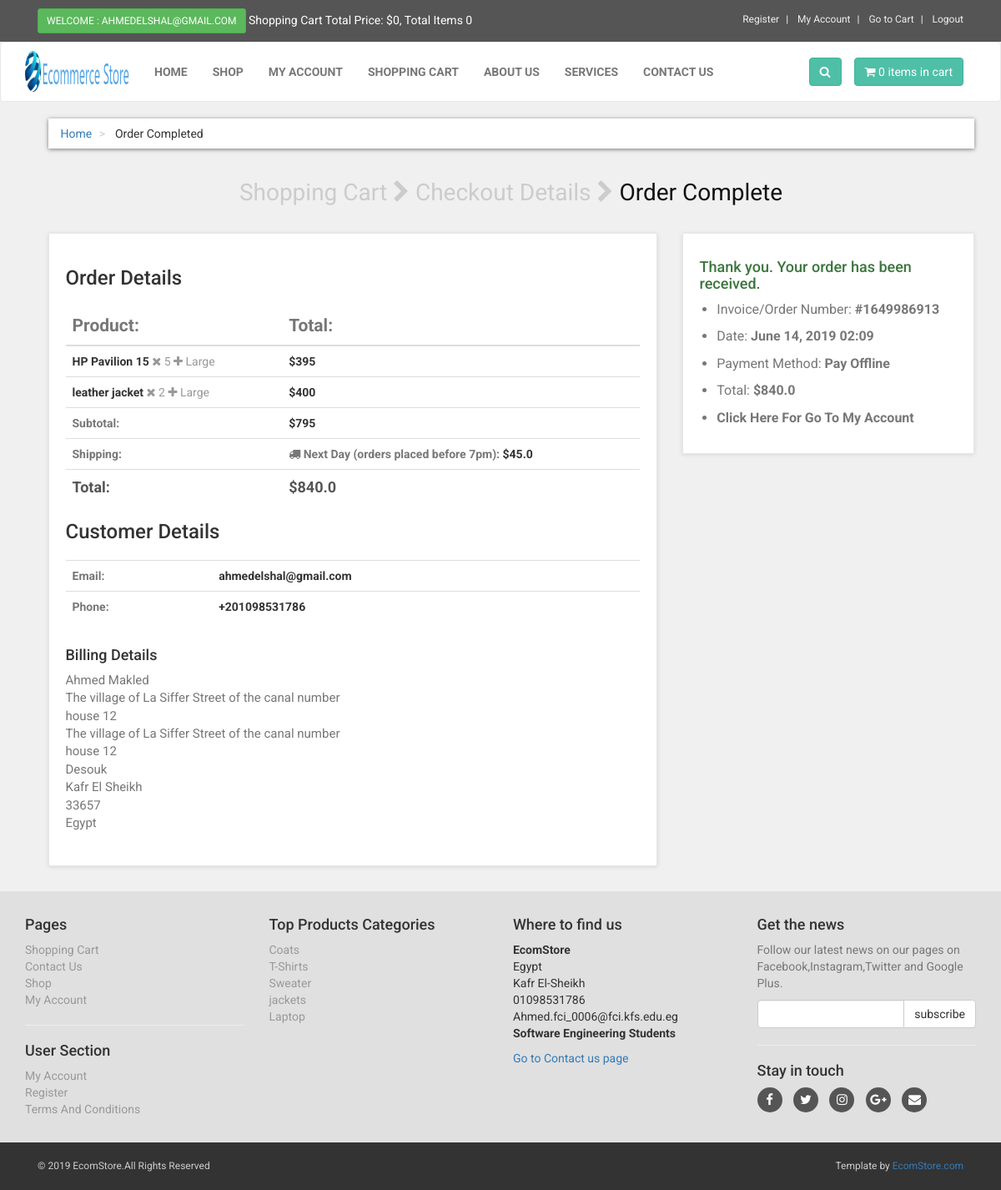
Screenshot of /order_received.php?order_id=1 (signed in) with the database file from the repository.
### tables this page shows
CREATE TABLE `orders_items` (
  `item_id` int(10) NOT NULL,
  `order_id` int(10) NOT NULL,
  `product_id` int(10) NOT NULL,
  `price` decimal(10,1) NOT NULL,
  `qty` int(10) NOT NULL,
  `size` text NOT NULL
);

CREATE TABLE `products` (
  `product_id` int(10) NOT NULL,
  `p_cat_id` int(10) NOT NULL,
  `cat_id` int(10) NOT NULL,
  `manufacturer_id` int(10) NOT NULL,
  `date` timestamp NOT NULL DEFAULT CURRENT_TIMESTAMP ON UPDATE CURRENT_TIMESTAMP,
  `product_title` text NOT NULL,
  `product_seo_desc` text NOT NULL,
  `product_url` text NOT NULL,
  `product_img1` text NOT NULL,
  `product_img2` text NOT NULL,
  `product_img3` text NOT NULL,
  `product_price` int(10) NOT NULL,
  `product_psp_price` int(100) NOT NULL,
  `product_desc` text NOT NULL,
  `product_features` text NOT NULL,
  `product_video` text NOT NULL,
  `product_keywords` text NOT NULL,
  `product_label` text NOT NULL,
  `product_type` text NOT NULL,
  `product_weight` decimal(10,1) NOT NULL,
  `status` varchar(255) NOT NULL
);

CREATE TABLE `orders` (
  `order_id` int(10) NOT NULL,
  `customer_id` int(10) NOT NULL,
  `invoice_no` int(10) NOT NULL,
  `shipping_type` text NOT NULL,
  `shipping_cost` decimal(10,1) NOT NULL,
  `payment_method` text NOT NULL,
  `order_date` text NOT NULL,
  `order_total` decimal(10,1) NOT NULL,
  `order_status` text NOT NULL
);

CREATE TABLE `customers` (
  `customer_id` int(10) NOT NULL,
  `customer_name` varchar(255) NOT NULL,
  `customer_email` varchar(255) NOT NULL,
  `customer_pass` varchar(255) NOT NULL,
  `customer_country` text NOT NULL,
  `customer_city` text NOT NULL,
  `customer_contact` varchar(255) NOT NULL,
  `customer_address` text NOT NULL,
  `customer_image` text NOT NULL,
  `customer_ip` varchar(255) NOT NULL,
  `customer_confirm_code` text NOT NULL
);

CREATE TABLE `orders_addresses` (
  `address_id` int(10) NOT NULL,
  `order_id` int(10) NOT NULL,
  `billing_first_name` text NOT NULL,
  `billing_last_name` text NOT NULL,
  `billing_country` text NOT NULL,
  `billing_address_1` text NOT NULL,
  `billing_address_2` text NOT NULL,
  `billing_state` text NOT NULL,
  `billing_city` text NOT NULL,
  `billing_postcode` text NOT NULL,
  `is_shipping_address_same` text NOT NULL,
  `shipping_first_name` text NOT NULL,
  `shipping_last_name` text NOT NULL,
  `shipping_country` text NOT NULL,
  `shipping_address_1` text NOT NULL,
  `shipping_address_2` text NOT NULL,
  `shipping_state` text NOT NULL,
  `shipping_city` text NOT NULL,
  `shipping_postcode` int(100) NOT NULL
);

CREATE TABLE `countries` (
  `country_id` int(10) NOT NULL,
  `country_name` text NOT NULL
);

CREATE TABLE `product_categories` (
  `p_cat_id` int(10) NOT NULL,
  `p_cat_title` text NOT NULL,
  `p_cat_top` text NOT NULL,
  `p_cat_image` text NOT NULL
);

### order_received.php (the view, shortened to what this page needs)
<?php
include("includes/db.php");
include("functions/functions.php");
?>
<!DOCTYPE html>
<html>
<head>
<link href="styles/bootstrap.min.css" rel="stylesheet">
<link href="styles/style.css" rel="stylesheet">
<link href="font-awesome/css/font-awesome.min.css" rel="stylesheet">
</head>
<body>
<div id="top">
<div class="container">
<div class="col-md-6 offer">
<a href="#" class="btn btn-success btn-sm" >
<?php
if(!isset($_SESSION['customer_email'])){
echo "Welcome :Guest";
}else{
echo "Welcome : " . $_SESSION['customer_email'] . "";
}
?>
</a>
<a href="#">
Shopping Cart Total Price: <?php total_price(); ?>, Total Items <?php items(); ?>
</a>
</div>
<div class="col-md-6">
<ul class="menu">
<li>
<a href="customer_register.php">
Register
</a>
</li>
<li>
<?php
if(!isset($_SESSION['customer_email'])){
echo "<a href='checkout.php' >My Account</a>";
}
else{
echo "<a href='customer/my_account.php?my_orders'>My Account</a>";
}
?>
</li>
<li>
<a href="cart.php">
Go to Cart
</a>
</li>
<li>
<?php
if(!isset($_SESSION['customer_email'])){
echo "<a href='checkout.php'> Login </a>";
}else {
echo "<a href='logout.php'> Logout </a>";
}
?>
</li>
</ul>
</div>
</div>
</div>
<div class="navbar navbar-default" id="navbar">
<div class="container" >
<div class="navbar-header">
<a class="navbar-brand home" href="index.php" >
<img src="images/EcommerceStore.png" alt="computerfever logo" class="hidden-xs" >
</a>
</div>
<div class="navbar-collapse collapse" id="navigation" >
<div class="padding-nav" >
<ul class="nav navbar-nav navbar-left">
<li>
<a href="index.php"> Home </a>
</li>
<li>
<a href="shop.php"> Shop </a>
</li>
<li>
<?php
if(!isset($_SESSION['customer_email'])){
echo "<a href='checkout.php' >My Account</a>";
}
else{
echo "<a href='customer/my_account.php?my_orders'>My Account</a>";
}
?>
</li>
<li>
<a href="cart.php"> Shopping Cart </a>
</li>
<li>
<a href="about.php"> About Us </a>
</li>
<li>
<a href="services.php"> Services </a>
</li>
<li>
<a href="contact.php"> Contact Us </a>
</li>
</ul>
</div>
<a class="btn btn-primary navbar-btn right" href="cart.php">
<i class="fa fa-shopping-cart"></i>
<span> <?php items(); ?> items in cart </span>
</a>
<div class="navbar-collapse collapse right">
<button class="btn navbar-btn btn-primary" type="button" data-toggle="collapse" data-target="#search">
<i class="fa fa-search"></i>
</button>
</div>
</div>
</div>
</div>
<div id="content" >
<div class="container" >
<div class="col-md-12" >
<ul class="breadcrumb" >
<li>
<a href="index.php">Home</a>
</li>
<li> Order Completed </li>
</ul>
<nav class="checkout-breadcrumbs text-center">
<a href="cart.php"> Shopping Cart </a>
<i class="fa fa-chevron-right"></i>
<a href="checkout.php"> Checkout Details </a>
<i class="fa fa-chevron-right"></i>
<a href="#" class="active"> Order Complete </a>
</nav>
</div>
<div class="col-md-8">
<?php
if(isset($_GET["order_id"])){
$customer_email = $_SESSION['customer_email'];
$get_customer = "select * from customers where customer_email='$customer_email'";
$run_customer = mysqli_query($con, $get_customer);
$row_customer = mysqli_fetch_array($run_customer);
$customer_id = $row_customer['customer_id'];
$customer_contact = $row_customer['customer_contact'];
$order_id = $_GET["order_id"];
$select_order = "select * from orders where order_id='$order_id' and customer_id='$customer_id'";
$run_order = mysqli_query($con,$select_order);
$row_order = mysqli_fetch_array($run_order);
$invoice_no = $row_order["invoice_no"];
$shipping_type = $row_order["shipping_type"];
$shipping_cost = $row_order["shipping_cost"];
$payment_method = $row_order["payment_method"];
$order_date = $row_order["order_date"];
$order_total = $row_order["order_total"];
$select_order_addresses = "select * from orders_addresses where order_id='$order_id'";
$run_order_addresses = mysqli_query($con, $select_order_addresses);
$row_order_addresses = mysqli_fetch_array($run_order_addresses);
$billing_first_name = $row_order_addresses["billing_first_name"];
$billing_last_name = $row_order_addresses["billing_last_name"];
$billing_country = $row_order_addresses["billing_country"];
$billing_address_1 = $row_order_addresses["billing_address_1"];
$billing_address_2 = $row_order_addresses["billing_address_2"];
$billing_state = $row_order_addresses["billing_state"];
$billing_city = $row_order_addresses["billing_city"];
$billing_postcode = $row_order_addresses["billing_postcode"];
}
?>
<div class="box" id="order-summary">
<h3> Order Details </h3>
<table class="table">
<thead>
<tr>
<th class="text-muted lead"> Product: </th>
<th class="text-muted lead"> Total: </th>
</tr>
</thead>
<tbody>
<?php
$items_subtotal = 0;
$physical_products = array();
$select_order_items = "select * from orders_items where order_id='$order_id'";
$run_order_items = mysqli_query($con,$select_order_items);
while($row_order_items = mysqli_fetch_array($run_order_items)){
$product_id = $row_order_items["product_id"];
$product_qty = $row_order_items["qty"];
$product_price = $row_order_items["price"];
$product_size = $row_order_items["size"];
$sub_total = $product_price * $product_qty;
$select_product = "select * from products where product_id='$product_id'";
$run_product = mysqli_query($con,$select_product);
$row_product = mysqli_fetch_array($run_product);
$product_title = $row_product["product_title"];
$product_type = $row_product["product_type"];
if($product_type == "physical_product"){
array_push($physical_products,$product_id);
}
$items_subtotal += $sub_total;
?>
<tr>
<td>
<a href="#" class="bold"> <?php echo $product_title; ?> </a>
<i class="fa fa-times" title="Product Qty"></i> <?php echo $product_qty; ?>
<?php if($product_size != "None"){ ?>
<i class="fa fa-plus" title="Product Size"></i> <?php echo $product_size; ?>
<?php } ?>
</td>
<th>$<?php echo $sub_total; ?> </th>
</tr>
<?php } ?>
<tr>
<th class="text-muted"> Subtotal: </th>
<th> $<?php echo $items_subtotal; ?>  </th>
</tr>
<?php if(count($physical_products) > 0){ ?>
<tr>
<th class="text-muted"> Shipping: </th>
<th>
<span class="text-muted">
<i class="fa fa-truck"></i> <?php echo $shipping_type; ?>:
</span>
$<?php echo $shipping_cost; ?>
</th>
</tr>
<?php } ?>
<tr class="total">
<td> Total: </td>
<td>$<?php echo $order_total; ?></td>
</tr>
</tbody>
</table>
<h3> Customer Details </h3>
<table class="table">
<tbody>
<tr>
<th class="text-muted"> Email: </th>
<th> <?php echo $customer_email; ?> </th>
</tr>
<tr>
<th class="text-muted"> Phone: </th>
<th> <?php echo $customer_contact; ?> </th>
</tr>
</tbody>
</table>
<div class="row">
<div class="col-sm-6">
<h4> Billing Details </h4>
<address class="text-muted" style="font-size:15px;">
<?php echo $billing_first_name . " " . $billing_last_name; ?><br>
<?php echo $billing_address_1; ?><br>
<?php echo $billing_address_2; ?><br>
<?php echo $billing_city; ?><br>
<?php echo $billing_state; ?><br>
<?php echo $billing_postcode; ?><br>
<?php
$select_country = "select * from countries where country_id='$billing_country'";
$run_country = mysqli_query($con,$select_country);
$row_country = mysqli_fetch_array($run_country);
echo $country_name = $row_country["country_name"];
?><br>
</address>
</div>
</div>
</div>
</div>
<div class="col-md-4">
<div class="box">
<h4 class="text-success"> Thank you. Your order has been received. </h4>
<ul class="order-received-list">
<li> Invoice/Order Number: <strong>#<?php echo $invoice_no; ?></strong> </li>
<li> Date: <strong><?php echo $order_date; ?></strong> </li>
<li> Payment Method: <strong><?php echo ucwords($payment_method); ?></strong> </li>
<li> Total: <strong>$<?php echo $order_total; ?></strong> </li>
<li>
<strong>
<a class="text-muted" href="customer/my_account.php?my_orders"> Click Here For Go To My Account </a>
</strong>
</li>
</ul>
</div>
</div>
</div>
</div>
<?php
include("includes/footer.php");
?>
</body>
</html>

### functions/functions.php (shortened to what this page needs)
<?php
function items(){
$count_items = 0;
echo $count_items;
}
function total_price(){
$total = 0;
echo "$" . $total;
}
?>

### includes/footer.php (shortened to what this page needs)
<div id="footer">
<div class="container">
<div class="row" >
<div class="col-md-3 col-sm-6" >
<h4>Pages</h4>
<ul>
<li><a href="cart.php">Shopping Cart</a></li>
<li><a href="contact.php">Contact Us</a></li>
<li><a href="shop.php">Shop</a></li>
<li>
<?php
if(!isset($_SESSION['customer_email'])){
echo "<a href='checkout.php' >My Account</a>";
}
else{
echo "<a href='customer/my_account.php?my_orders'>My Account</a>";
}
?>
</li>
</ul>
<hr>
<h4>User Section</h4>
<ul>
<li>
<?php
if(!isset($_SESSION['customer_email'])){
echo "<a href='checkout.php' >Login</a>";
}
else{
echo "<a href='customer/my_account.php?my_orders'>My Account</a>";
}
?>
</li>
<li><a href="customer_register.php">Register</a></li>
<li><a href="terms.php">Terms And Conditions </a></li>
</ul>
</div>
<div class="col-md-3 col-sm-6">
<h4> Top Products Categories </h4>
<ul>
<?php
$get_p_cats = "select * from product_categories";
$run_p_cats = mysqli_query($con,$get_p_cats);
while($row_p_cats = mysqli_fetch_array($run_p_cats)){
$p_cat_id = $row_p_cats['p_cat_id'];
$p_cat_title = $row_p_cats['p_cat_title'];
echo "<li> <a href='shop.php?p_cat=$p_cat_id'> $p_cat_title </a> </li>";
}
?>
</ul>
</div>
<div class="col-md-3 col-sm-6">
<h4>Where to find us</h4>
<p>
<strong>EcomStore</strong>
<br>Egypt
<br>Kafr El-Sheikh
<br>01098531786
<br>Ahmed.fci_0006@fci.kfs.edu.eg
<br>
<strong>Software Engineering Students</strong>
</p>
<a href="contact.php">Go to Contact us page</a>
</div>
<div class="col-md-3 col-sm-6">
<h4>Get the news</h4>
<p class="text-muted">
Follow our latest news on our pages on Facebook,Instagram,Twitter and Google Plus.
</p>
<form action="https://feedburner.google.com/fb/a/mailverify" method="post" target="popupwindow" onsubmit="window.open('https://feedburner.google.com/fb/a/mailverify?uri=computerfever', 'popupwindow', 'scrollbars=yes,width=550,height=520');return true">
<div class="input-group">
<input type="text" class="form-control" name="email">
<span class="input-group-btn">
<input type="submit" value="subscribe" class="btn btn-default">
</span>
</div>
</form>
<hr>
<h4> Stay in touch </h4>
<p class="social">
<a href="#"><i class="fa fa-facebook"></i></a>
<a href="#"><i class="fa fa-twitter"></i></a>
<a href="#"><i class="fa fa-instagram"></i></a>
<a href="#"><i class="fa fa-google-plus"></i></a>
<a href="#"><i class="fa fa-envelope"></i></a>
</p>
</div>
</div>
</div>
</div>
<div id="copyright">
<div class="container" >
<div class="col-md-6" >
<p class="pull-left"> &copy; 2019 EcomStore.All Rights Reserved </p>
</div>
<div class="col-md-6" >
<p class="pull-right" >
Template by <a href="#" >EcomStore.com</a>
</p>
</div>
</div>
</div>

### styles/style.css (style rules this page uses)
body { font-family: "Roboto", Helvetica, Arial, sans-serif; font-size: 14px; line-height: 1.42857143; color: #333333; background-color: #f0f0f0; overflow-x: hidden; }
#top { background: #555555; padding: 10px 0; }
#top .offer { color: #fff; }
#top .offer .btn { text-transform: uppercase; }
#top a { color: #fff; }
#top ul.menu { padding-top: 5px; margin: 0; text-align: right; font-size: 12px; list-style: none; }
#top ul.menu > li { display: inline-block; }
#top ul.menu > li a { color: #eeeeee; }
#top ul.menu > li + li:before { content: "|\00a0"; padding: 0 5px; color: #f7f7f7; }
.navbar { background:white; }
.navbar-collapse .right { float:right; }
.navbar-brand { float:left; padding: 10px 15px; font-size:18px; line-height:20px; height:70px; }
.navbar ul.nav > li > a { text-transform:uppercase; font-weight:bold; font-size:14px; }
.padding-nav { padding-top:10px; }
.btn-primary { color:rgb(255, 255, 255); background-color:rgb(79, 191, 168); border-color:rgb(65, 179, 156); }
.box { background: #fff; margin: 0 0 30px; border: solid 1px #e6e6e6; box-sizing: border-box; padding:20px; box-shadow: 0 1px 5px rgba(0, 0, 0, 0.1); }
#content { padding-left:25px; }
.breadcrumb { padding: 8px 15px; margin-bottom:20px; background-color: #ffffff; border-radius: 0; box-shadow: 0 1px 5px rgba(0, 0, 0, 0.5); }
.breadcrumb > li + li:before { content: ">\00a0"; color:#cccccc; }
.checkout-breadcrumbs { font-size:2em; line-height:1.3; color:#ccc; padding:15px 0px; margin-bottom:15px; }
.checkout-breadcrumbs a, .checkout-breadcrumbs a:hover { color:#ccc; text-decoration:none; }
.checkout-breadcrumbs a.active { color:#111; }
.bold { color:#333333; font-weight:bold; }
#order-summary table th.text-muted.lead { font-weight:bold; }
.order-received-list { color:#777; font-size:16px; padding:0px; }
.order-received-list li { margin-left:1.3em; margin-bottom:0.6em; }
#content #order-summary table { margin-top: 20px; }
#content #order-summary table td { color: #999999; }
#content #order-summary table tr.total td, #content #order-summary table tr.total th { font-size: 18px; color:#555555; font-weight: 700; }
#footer { background: #e0e0e0; padding: 20px 0; }
#footer ul { padding-left: 0; list-style: none; }
#footer ul a { color:#999999; padding: 20px 0; }
#footer .social { text-align: left; }
#footer .social a { margin: 0 10px 0 0; color: #fff; display: inline-block; width: 30px; height: 30px; border-radius: 15px; line-height: 30px; font-size: 15px; text-align: center; transition: all 0.2s ease-out; vertical-align: bottom; background-color:#555555; }
#copyright { background:#333; color:#ccc; padding:20px 0; font-size:12px; }
#copyright p { margin: 0; }

### rows the page displays
orders_items: product.product_title "HP Pavilion 15", qty "5", size "Large", sub_total "395"
orders_items: product.product_title "leather jacket", qty "2", size "Large", sub_total "400"
orders: shipping_type "Next Day (orders placed before 7pm)", shipping_cost "45.0", order_total "840.0", invoice_no "1649986913", order_date "June 14, 2019 02:09", payment_method "Pay Offline"
customers: customer_contact "+201098531786"
orders_addresses: billing_first_name "Ahmed", billing_last_name "Makled", billing_address_1 "The village of La Siffer Street of the canal number house 12", billing_address_2 "The village of La Siffer Street of the canal number house 12", billing_city "Desouk", billing_state "Kafr El Sheikh", billing_postcode "33657"
countries: country_name "Egypt"
product_categories: p_cat_title "Coats"
product_categories: p_cat_title "T-Shirts"
product_categories: p_cat_title "Sweater"
product_categories: p_cat_title "jackets"
product_categories: p_cat_title "Laptop"

### other values shown
$_SESSION['customer_email'] "AHMEDELSHAL@GMAIL.COM"
$total "0"
$count_items "0 0"
$items_subtotal "795"
$customer_email "ahmedelshal@gmail.com"
